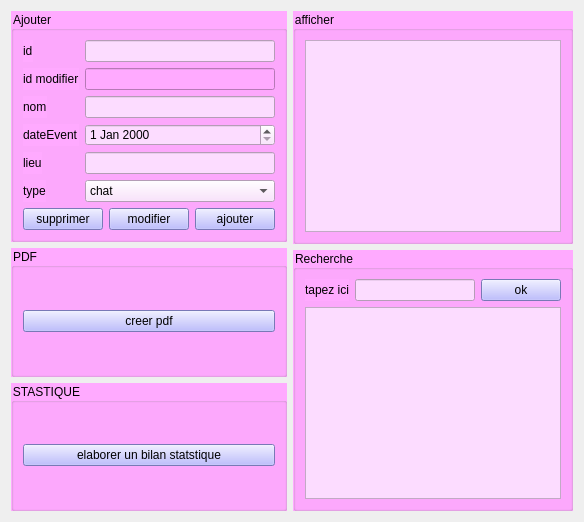
           <widget class="QWidget" name="tab_3">
            <attribute name="title">
             <string>Gestion  evenements</string>
            </attribute>
            <layout class="QHBoxLayout" name="horizontalLayout_10">
             <item>
              <layout class="QHBoxLayout" name="horizontalLayout_8">
               <item>
                <layout class="QVBoxLayout" name="verticalLayout_6">
                 <item>
                  <widget class="QGroupBox" name="groupBox_10">
                   <property name="styleSheet">
                    <string notr="true">background-color: rgb(255, 170, 255);
font: 10pt &quot;Palatino Linotype&quot;;</string>
                   </property>
                   <property name="title">
                    <string>Ajouter</string>
                   </property>
                   <layout class="QVBoxLayout" name="verticalLayout_7">
                    <item>
                     <layout class="QFormLayout" name="formLayout_2">
                      <item row="0" column="0">
                       <widget class="QLabel" name="label_12">
                        <property name="text">
                         <string>id</string>
                        </property>
                       </widget>
                      </item>
                      <item row="0" column="1">
                       <widget class="QLineEdit" name="lineEdit_id">
                        <property name="styleSheet">
                         <string notr="true">background-color: rgb(252, 220, 255);</string>
                        </property>
                       </widget>
                      </item>
                      <item row="2" column="0">
                       <widget class="QLabel" name="label_21">
                        <property name="text">
                         <string>nom</string>
                        </property>
                       </widget>
                      </item>
                      <item row="2" column="1">
                       <widget class="QLineEdit" name="lineEdit_nom">
                        <property name="styleSheet">
                         <string notr="true">background-color: rgb(252, 220, 255);</string>
                        </property>
                       </widget>
                      </item>
                      <item row="3" column="0">
                       <widget class="QLabel" name="label_22">
                        <property name="text">
                         <string>dateEvent</string>
                        </property>
                       </widget>
                      </item>
                      <item row="3" column="1">
                       <widget class="QDateEdit" name="dateEdit_Event">
                        <property name="styleSheet">
                         <string notr="true">background-color: rgb(252, 220, 255);</string>
                        </property>
                       </widget>
                      </item>
                      <item row="4" column="0">
                       <widget class="QLabel" name="label_23">
                        <property name="text">
                         <string>lieu</string>
                        </property>
                       </widget>
                      </item>
                      <item row="4" column="1">
                       <widget class="QLineEdit" name="lineEdit_lieu">
                        <property name="styleSheet">
                         <string notr="true">background-color: rgb(252, 220, 255);</string>
                        </property>
                       </widget>
                      </item>
                      <item row="5" column="0">
                       <widget class="QLabel" name="label_24">
                        <property name="text">
                         <string>type</string>
                        </property>
                       </widget>
                      </item>
                      <item row="5" column="1">
                       <widget class="QComboBox" name="comboBox_3">
                        <property name="styleSheet">
                         <string notr="true">background-color: rgb(252, 220, 255);</string>
                        </property>
                        <item>
                         <property name="text">
                          <string>chat</string>
                         </property>
                        </item>
                        <item>
                         <property name="text">
                          <string>chien</string>
                         </property>
                        </item>
                        <item>
                         <property name="text">
                          <string>chat et chien</string>
                         </property>
                        </item>
                       </widget>
                      </item>
                      <item row="1" column="1">
                       <widget class="QLineEdit" name="lineEdit_5"/>
                      </item>
                      <item row="1" column="0">
                       <widget class="QLabel" name="label_25">
                        <property name="text">
                         <string>id modifier</string>
                        </property>
                       </widget>
                      </item>
                     </layout>
                    </item>
                    <item>
                     <layout class="QHBoxLayout" name="horizontalLayout_5">
                      <item>
                       <widget class="QPushButton" name="pushButton_13">
                        <property name="styleSheet">
                         <string notr="true">background-color: rgb(170, 170, 255);</string>
                        </property>
                        <property name="text">
                         <string>supprimer</string>
                        </property>
                       </widget>
                      </item>
                      <item>
                       <widget class="QPushButton" name="pushButton_modif">
                        <property name="styleSheet">
                         <string notr="true">background-color: rgb(170, 170, 255);</string>
                        </property>
                        <property name="text">
                         <string>modifier</string>
                        </property>
                       </widget>
                      </item>
                      <item>
                       <widget class="QPushButton" name="pushButton_quitter">
                        <property name="styleSheet">
                         <string notr="true">background-color: rgb(170, 170, 255);</string>
                        </property>
                        <property name="text">
                         <string>ajouter</string>
                        </property>
                       </widget>
                      </item>
                     </layout>
                    </item>
                   </layout>
                  </widget>
                 </item>
                 <item>
                  <widget class="QGroupBox" name="groupBox_11">
                   <property name="styleSheet">
                    <string notr="true">background-color: rgb(255, 170, 255);
font: 10pt &quot;Palatino Linotype&quot;;</string>
                   </property>
                   <property name="title">
                    <string>PDF</string>
                   </property>
                   <layout class="QHBoxLayout" name="horizontalLayout_6">
                    <item>
                     <layout class="QVBoxLayout" name="verticalLayout_8">
                      <item>
                       <widget class="QPushButton" name="pushButton_14">
                        <property name="styleSheet">
                         <string notr="true">background-color: rgb(170, 170, 255);</string>
                        </property>
                        <property name="text">
                         <string>creer pdf</string>
                        </property>
                       </widget>
                      </item>
                     </layout>
                    </item>
                   </layout>
                  </widget>
                 </item>
                 <item>
                  <widget class="QGroupBox" name="groupBox_12">
                   <property name="styleSheet">
                    <string notr="true">background-color: rgb(255, 170, 255);</string>
                   </property>
                   <property name="title">
                    <string>STASTIQUE</string>
                   </property>
                   <layout class="QHBoxLayout" name="horizontalLayout_19">
                    <item>
                     <layout class="QHBoxLayout" name="horizontalLayout_18">
                      <item>
                       <widget class="QPushButton" name="pushButton_15">
                        <property name="styleSheet">
                         <string notr="true">background-color: rgb(170, 170, 255);
font: 11pt &quot;Palatino Linotype&quot;;</string>
                        </property>
                        <property name="text">
                         <string>elaborer un bilan statstique</string>
                        </property>
                       </widget>
                      </item>
                     </layout>
                    </item>
                   </layout>
                  </widget>
                 </item>
                </layout>
               </item>
               <item>
                <layout class="QVBoxLayout" name="verticalLayout_9">
                 <item>
                  <widget class="QGroupBox" name="groupBox_13">
                   <property name="styleSheet">
                    <string notr="true">background-color: rgb(255, 170, 255);
font: 10pt &quot;Palatino Linotype&quot;;</string>
                   </property>
                   <property name="title">
                    <string>afficher</string>
                   </property>
                   <layout class="QVBoxLayout" name="verticalLayout_10">
                    <item>
                     <layout class="QHBoxLayout" name="horizontalLayout_7">
                      <item>
                       <layout class="QHBoxLayout" name="horizontalLayout_14">
                        <item>
                         <widget class="QTableView" name="tableView_4">
                          <property name="styleSheet">
                           <string notr="true">background-color: rgb(252, 220, 255);</string>
                          </property>
                         </widget>
                        </item>
                       </layout>
                      </item>
                     </layout>
                    </item>
                    <item>
                     <layout class="QHBoxLayout" name="horizontalLayout_15"/>
                    </item>
                   </layout>
                  </widget>
                 </item>
                 <item>
                  <widget class="QGroupBox" name="groupBox_14">
                   <property name="styleSheet">
                    <string notr="true">background-color: rgb(255, 170, 255);
font: 10pt &quot;Palatino Linotype&quot;;</string>
                   </property>
                   <property name="title">
                    <string>Recherche</string>
                   </property>
                   <layout class="QHBoxLayout" name="horizontalLayout_9">
                    <item>
                     <layout class="QVBoxLayout" name="verticalLayout_11">
                      <item>
                       <layout class="QHBoxLayout" name="horizontalLayout_16">
                        <item>
                         <widget class="QLabel" name="label_27">
                          <property name="text">
                           <string>tapez ici</string>
                          </property>
                         </widget>
                        </item>
                        <item>
                         <widget class="QLineEdit" name="lineEdit_6">
                          <property name="styleSheet">
                           <string notr="true">background-color: rgb(252, 220, 255);</string>
                          </property>
                         </widget>
                        </item>
                        <item>
                         <widget class="QPushButton" name="pushButton_16">
                          <property name="styleSheet">
                           <string notr="true">background-color: rgb(170, 170, 255);</string>
                          </property>
                          <property name="text">
                           <string>ok</string>
                          </property>
                         </widget>
                        </item>
                       </layout>
                      </item>
                      <item>
                       <layout class="QHBoxLayout" name="horizontalLayout_11">
                        <item>
                         <widget class="QTableView" name="tableView_2">
                          <property name="styleSheet">
                           <string notr="true">background-color: rgb(252, 220, 255);</string>
                          </property>
                         </widget>
                        </item>
                       </layout>
                      </item>
                     </layout>
                    </item>
                   </layout>
                  </widget>
                 </item>
                </layout>
               </item>
              </layout>
             </item>
            </layout>
           </widget>
